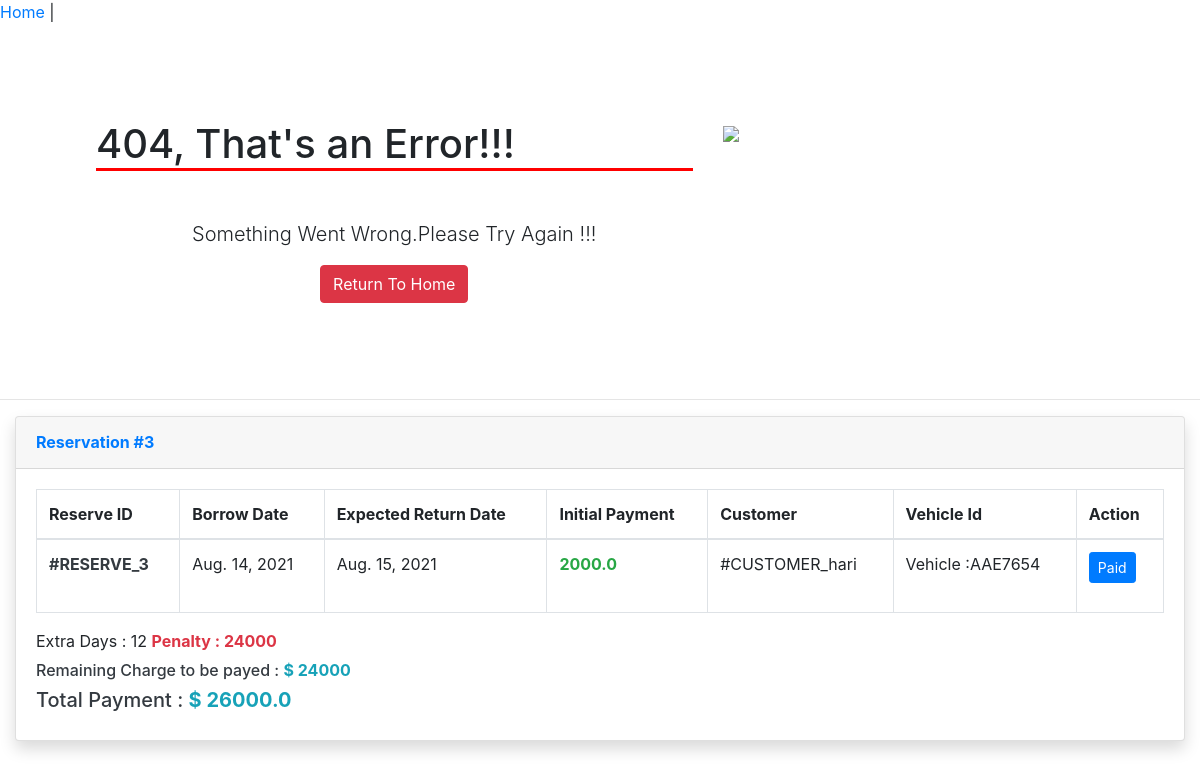
/bmgr/view-reserv-req/3/, run on the app's committed database.
### apps/vehicle_rental/models.py (models this page shows)
class Reservation(models.Model):
    reservation_request = models.OneToOneField(ReservationRequest, on_delete=models.CASCADE)
    borrow_approver = models.ForeignKey(BoothManager, on_delete=models.SET(BoothManager), related_name='bapprover')
    return_approver = models.ForeignKey(BoothManager, on_delete=models.SET(BoothManager), null=True,
                                        related_name='sapprover')
    borrow_date = models.DateField(auto_now_add=True)
    expected_return_date = models.DateField(default=timezone.now)
    return_date = models.DateTimeField(auto_now=True, null=True)
    pre_payment = models.FloatField()
    fine = models.FloatField(null=True, blank=True)
    total = models.FloatField()

class ReservationRequest(models.Model):
    customer = models.ForeignKey(Customer, on_delete=models.CASCADE)
    vehicle = models.ForeignKey(Vehicle, on_delete=models.CASCADE)
    requested_date = models.DateField(auto_now_add=True)
    reserv_period = models.PositiveIntegerField()
    status = models.CharField(max_length=50, choices=RESERVATION_STATUS, default=RESERVATION_STATUS[0][1])

class Vehicle(models.Model):
    plate_num = models.CharField(max_length=7, unique=True,
                                 help_text='Plate number like : BDE1234')
    brand = models.CharField(max_length=20)
    manufacturing_year = models.CharField(max_length=4, validators=[is_number])
    mileage = models.FloatField()
    fare = models.PositiveIntegerField(help_text='Enter a fare for per day')
    status = models.CharField(max_length=50, choices=VEHICLE_STATUS,
                              default=VEHICLE_STATUS[0][1])
    owner = models.ForeignKey(Owner, on_delete=models.CASCADE)
    issuer = models.ForeignKey(BoothManager, on_delete=models.SET(BoothManager))
    residing_booth = models.ForeignKey(Booth, on_delete=models.PROTECT)
    def __str__(self):
        return f"Vehicle :{self.plate_num} "

### apps/commons/models.py (models this page shows, shortened)
class SystemBaseUser(models.Model):
    user = models.OneToOneField(User, on_delete=models.CASCADE)
    perm_address = models.CharField(max_length=50, help_text="Enter your permanent address")
    curr_address = models.CharField(max_length=50, help_text="Enter your current address",)
    mobile = models.CharField(max_length=10, validators=[validate_phone])
    class Meta:
        abstract = True

class Customer(SystemBaseUser):
    dob = models.DateField()
    license_doc = models.ImageField(upload_to='customer/licenses', null=True, blank=True)

### apps/commons/views.py (the view)
# urls.py: path('bmgr/view-reserv-req/<int:reserv_id>/', ShowResultView.as_view(), name="bmgr-view-reserv-req"),
class ShowResultView(TemplateView):
    template_name = "bmgr/manage_return_of_veh/view_result.html"
    def get_context_data(self, **kwargs):
        context = super().get_context_data(**kwargs)
        reserv_id = kwargs['reserv_id']
        reserv_req = Reservation.objects.get(id=reserv_id)
        date_diff = timezone.now().date() - reserv_req.expected_return_date
        if date_diff.days > 0:
            penalty = date_diff.days * reserv_req.reservation_request.vehicle.fare
        else:
            penalty = 0
        context['reserv_req'] = reserv_req
        context['extra_days'] = date_diff.days
        context['penalty'] = penalty
        context['payable'] = reserv_req.pre_payment + penalty
        return context

### templates/bmgr/manage_return_of_veh/view_result.html (shortened to what this page needs)
{% extends 'bmgr/base.html' %}
{% load crispy_forms_tags %}
{% block main %}
    {% if reserv_req %}
        <div class="container-fluid">
            <div class="card shadow mb-4">
                <div class="card-header py-3">
                    <h6 class="m-0 font-weight-bold text-primary">Reservation #{{ reserv_req.id }}</h6>
                </div>
                <div class="card-body">
                    <div class="table-responsive">
                        <table class="table table-bordered" id="dataTable" width="100%" cellspacing="0">
                            <thead>
                            <tr>
                                <th>Reserve ID</th>
                                <th>Borrow Date</th>
                                <th>Expected Return Date</th>
                                <th>Initial Payment</th>
                                <th>Customer</th>
                                <th>Vehicle Id</th>
                                <th>Action</th>
                            </tr>
                            </thead>
                            <tbody>
                            <tr>
                                <td class="text-dark font-weight-bolder">#RESERVE_{{ reserv_req.id }}</td>
                                <td>{{ reserv_req.borrow_date }}</td>
                                <td>{{ reserv_req.expected_return_date }}</td>
                                <td class="text-success font-weight-bolder">{{ reserv_req.pre_payment }}</td>
                                <td>
                                    #CUSTOMER_{{ reserv_req.reservation_request.customer.user.username }}<br>
                                    {{ reserv_req.customer.user.username }}<br>
                                </td>
                                <td>{{ reserv_req.reservation_request.vehicle }}</td>
                                <td>
                                    {% if reserv_req.reservation_request.status == 'COMPLETED' %}
                                        <button class="btn btn-sm btn-primary">
                                            Paid
                                        </button>
                                    {% else %}
                                        <a href="{% url 'commons:bmgr-return-reserv-veh' reserv_req.id %}"
                                           class="btn btn-sm btn-primary">Accept</a>
                                    {% endif %}
                                </td>
                            </tr>
                            </tbody>
                        </table>
                        {% if extra_days > 0 %}
                            Extra Days : {{ extra_days }}
                            <span class="text-danger font-weight-bolder">Penalty : {{ penalty }}</span>
                        {% else %}
                            Extra Days : 0
                            Penalty : 0
                        {% endif %}
                        <h6 class="text-dark mt-2">
                            Remaining Charge to be payed :
                            <span class="text-info font-weight-bolder">
                                $ {{ penalty }}
                            </span>
                        </h6>
                        <h5 class="text-dark">
                            Total Payment :
                            <span class="text-info font-weight-bolder">
                                $ {{ payable }}
                            </span>
                        </h5>
                    </div>
                </div>
            </div>
        </div>
    {% endif %}
{% endblock main %}

### data on the page
Reservation: id "3", borrow_date "Aug. 14, 2021", expected_return_date "Aug. 15, 2021", pre_payment "2000.0", reservation_request.customer.user.username "hari", reservation_request.vehicle "Vehicle :AAE7654"

### other printed values
{{ extra_days }} "12"
{{ payable }} "26000.0"
